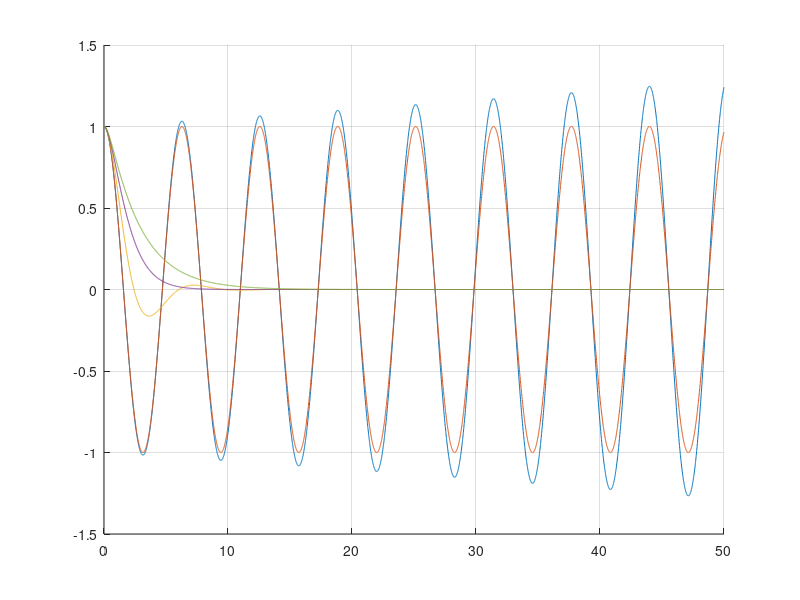
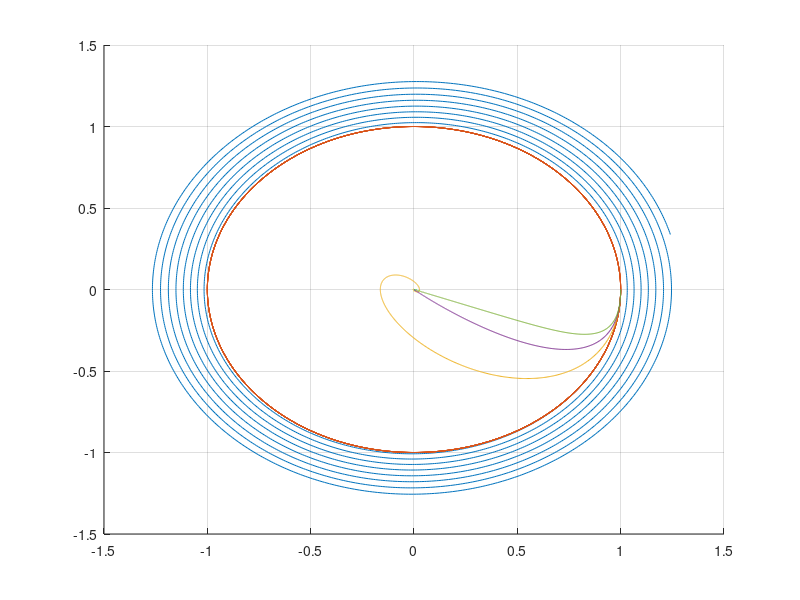
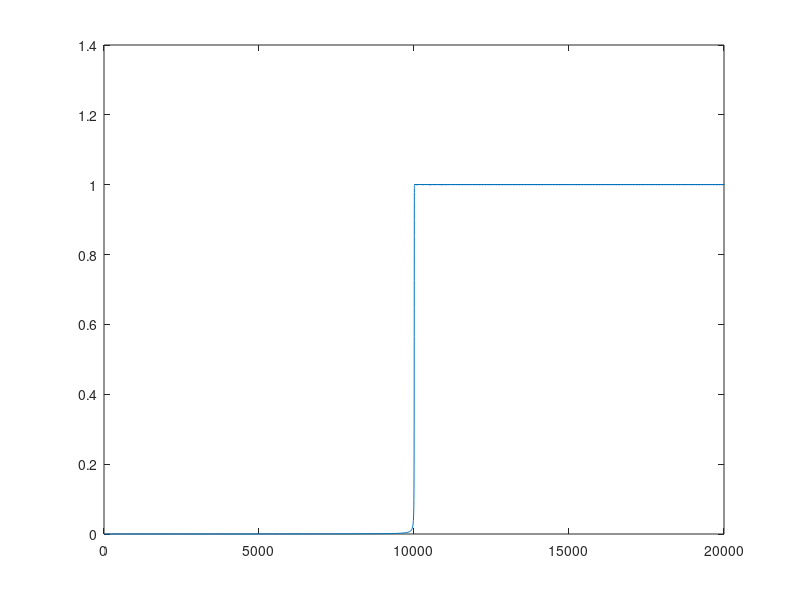
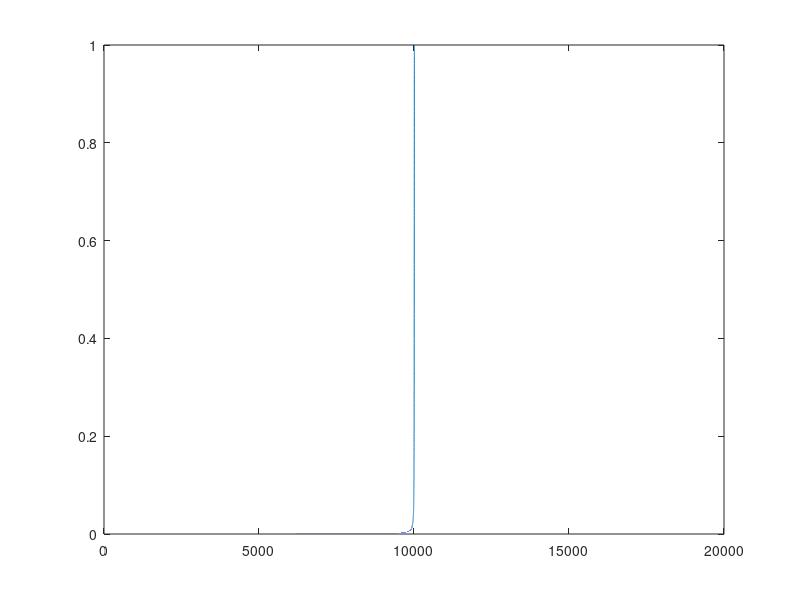

MATLAB code for these plots, in order:
%% Práctica 4, 13 de mayo de 2022

format long
%% 
% Problema 1

clear
a=0;
b=50;
h=0.01; %tamaño del pasos
N=(b-a)/h;
t=a:h:b;
m=1; %son iguales para cada apartado
k=1; %son iguales para cada apartado

% preparamos dos figuras para dibujar alternativamente
figure(1); clf; grid on
figure(2); clf; grid on

valores=[-2.01;-2;-1;0;1]; %van incluidos con el signo

for j=1:length(valores)
    x=zeros(2,N+1);
    c=sqrt(4*k*m)+valores(j); %te calcula c según los valores que hemos declarado
        
    % resolvemos el problema para cada valor de c
    
    f=@(t,x) [x(2); -k*x(1)/m-c*x(2)/m]; %definimos la función
    x(:,1)=[1;0]; %paso 1
    %hay que calcular los pasos del 2 al 4
    for n=1:4
        k1=f(t(n),x(:,n));
        k2=f(t(n)+h,x(:,n)+h*k1);
        x(:,n+1)=x(:,n)+h*0.5*(k1+k2);
        
    end
    
    %ahora implementamos al adam bashforth
    for n=1:N-4
        x(:,n+5)=x(:,n+4)+h*(1901/720*f(t(n+4),x(:,n+4))-2774/720*f(t(n+3),x(:,n+3))+2616/720*f(t(n+2),x(:,n+2))-1274/720*f(t(n+1),x(:,n+1))+251/720*f(t(n),x(:,n)));
    end
    
    % dibujamos en la figura 1
    figure(1)
    hold on
    plot(t,x(1,:))
    
    % dibujamos en la figura 2
    figure(2)
    hold on
    plot(x(1,:),x(2,:))

end
%azul es subamortiguado a)
%rojo el otro subamorgiuado b)
%amarillo subamortiguado c)
%magenta es el críticamente amortiguado
%verde es el super amortiguado

%queremos que el líquido no se agite, si nos fijamos en la primera gráfica
%el a) y el b) oscilan mucho
%el amarillo, el c) también tiene oscilaciones aunque menos que los otros
%entre el d) y el e) yo escogería el verde, es decir, el e) el
%superamortiguado ya que en la gráfica segunda se ve que la velocidad es
%pequeña, la verde está más cerca del eje x y a parte en la primera gráfica
%los cambios de la morada son más bruscos en comparación con la primera

%% 
% Problema 2

clear

a=0;
delta=1e-4;
b=2/delta;
h=0.1;
N=(b-a)/h;

%definimos el mallado
x=zeros(1,N+1);
t=linspace(a,b,N+1);

%la función que queremos resolver
f=@(t,x) x^2-x^3;

%valor inicial
x0=delta;
tspan=[a,b];
[d,e]=ode45(f,tspan,x0); %la 'd' es el tiempo y la 'e' es la x
figure
plot(d,e)
%en t=1 si hacemos zoom, va dando bandazos (parece un electro cardiograma), eso es porque el problema es rígido. Hay
%que intentar que la región de estabilidad sea más grande. 
%vamos a probar a resolverlo con un método de BDF de 5 pasos para
%solucionar este problema

%%

%voy a volver a poner los datos iniciales para que no se solapen con el
%apartado a
a=0;
delta=1e-4;
b=2/delta;
h=0.1;
N=(b-a)/h;

%definimos el mallado
x=zeros(1,N+1);
t=linspace(a,b,N+1);
x(1)=delta; %ponemos el dato inicial

%la función que queremos resolver
f=@(t,x) x^2-x^3;

%tenemos el primer paso x0
%hay que calcular los otros 4 con euler mejorado

for n=1:4
        k1=f(t(n),x(n));
        k2=f(t(n)+h,x(n)+h*k1);
        x(n+1)=x(n)+h*0.5*(k1+k2);        
end

%el resto de pasos con BF5

for n=1:N-4
    x(n+5)=x(n+4)+h*f(t(n+4),x(n+4)); %primera aprox con euler ya que el BDF es implícito
    for i=1:100 %punto fijo
        x_viejo=x(n+5);
        x(n+5)=300/137*x(n+4)-300/137*x(n+3)+200/137*x(n+2)-75/137*x(n+1)+12/137*x(n)+h*60/137*f(t(n+5),x(n+5));
        if abs(x_viejo-x(n+5))/abs(x(n+5))<1e-10 %el error
            break
        end
        if i==100
            fprintf('se ha llegado a 100 iteraciones') %para asegurar que no llegamos a las iteraciones máximas
        end
    end
        
end
figure
plot(t,x)

%al hacer zoom vemos que ya no va dando bandazos esto es porque el método
%BDF es más adecuado para resolver este problema rígido
% porque con este método BDF se amplia la región de
%estabilidad